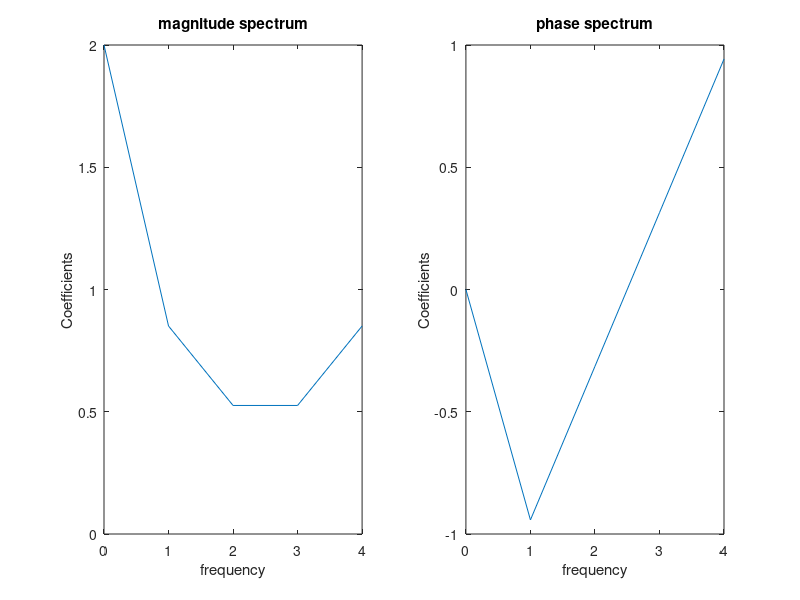

The MATLAB script that drew this image:
close all;
clear all;
clc;
 
n = [0:1:4];
x = [4 3 2 1 0];
N = 5;
k=n;
y = zeros(1, N);
for m = 1:1:N
    y(m) = (1/N)*sum(x.*exp(-1*1i*2*(1/N)*pi*k(m)*n));
end
% for magnitude spectrum 
subplot(1,2,1);
plot(k, abs(y));
xlabel('frequency');
ylabel('Coefficients');
title('magnitude spectrum');
 
%for phase spectrum
subplot(1,2,2);
plot(k, angle(y));
xlabel('frequency');
ylabel('Coefficients');
title('phase spectrum');
